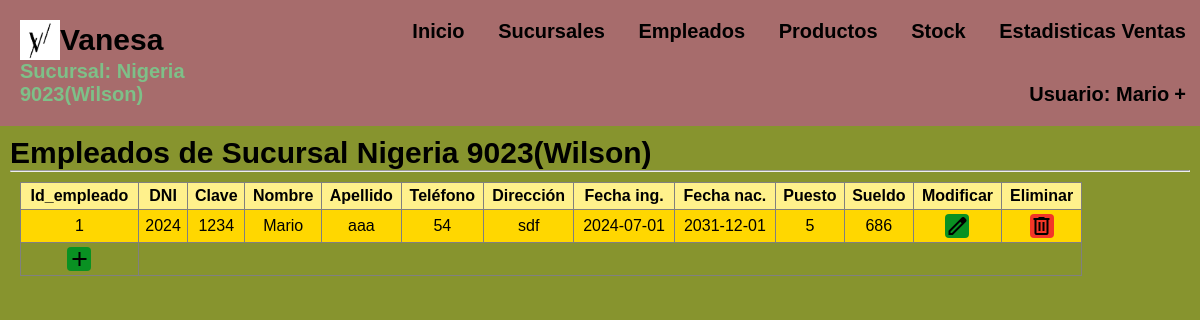
/Vistas/view_empleados.php (signed in), run on the app's committed database.
### tables this page shows
CREATE TABLE `infosucursal` (
  `id` int(11) NOT NULL,
  `nombre` varchar(30) NOT NULL,
  `logo` text NOT NULL,
  `bg_color` varchar(10) NOT NULL,
  `header_color` varchar(10) NOT NULL,
  `table_color` varchar(10) NOT NULL,
  `font` varchar(10) NOT NULL,
  `btn` varchar(10) NOT NULL,
  `aside` varchar(10) NOT NULL,
  `aside_btn` varchar(10) NOT NULL
);

CREATE TABLE `empleados` (
  `id_empleado` int(11) NOT NULL,
  `DNI` varchar(10) NOT NULL,
  `Clave` varchar(15) NOT NULL,
  `Nombre` text NOT NULL,
  `Apellido` text NOT NULL,
  `Telefono` varchar(12) NOT NULL,
  `Direccion` text NOT NULL,
  `Ingreso` date NOT NULL,
  `Fnac` varchar(15) NOT NULL,
  `Puesto` varchar(30) NOT NULL,
  `Sueldo` varchar(20) NOT NULL,
  `Cod_sucursal` int(11) NOT NULL
);

### Modelos/consultas.php (called while the page is built, shortened)
<?php
	function getEmpleados($one=" "){
		require'../Modelos/conexion.php';
		$consulta = $conexion->prepare("SELECT * FROM empleados $one");
		$consulta->execute();
		$datos = $consulta->fetchAll(PDO::FETCH_ASSOC);
		return $datos;
	}
	function view_tabla($nombre){
		require'../Modelos/conexion.php';
		$consulta = $conexion->prepare("SELECT * FROM $nombre");
		$consulta->execute();
		$datos = $consulta->fetchAll(PDO::FETCH_ASSOC);
		return $datos;
	}
?>

### Vistas/view_empleados.php (the view, shortened to what this page needs)
<?php
    include 'header.php';
?>
<!DOCTYPE html>
<html>
<head>
</head>
    <link rel="stylesheet" href="styles/style.css"/>
	<body>
		<section >
			<h2>Empleados de Sucursal <?= $_SESSION['sucursal'] ?></h2>
			<hr>
		<?php
			$sucursal=$_SESSION['Cod_sucursal'];
			echo"<table id='table'border='1' style='margin:10px ;width:90%'><thead><th>Id_empleado</th><th>DNI</th><th>Clave</th><th>Nombre</th><th>Apellido</th><th>Teléfono</th><th>Dirección</th><th>Fecha ing.</th><th>Fecha nac.</th><th>Puesto</th><th>Sueldo</th><th>Modificar</th><th>Eliminar</th></thead><tbody>";
			$datos=getEmpleados("WHERE Cod_sucursal='".$sucursal."'");
			if(empty($datos)){
				echo'<tr><td><a><span class="material-symbols-outlined" onclick="add('.$sucursal.')">add</span></a></td></tr>';
				echo'<script type="text/javascript">
						Swal.fire({
							icon: "question",
							title: "No hay empleados registrados",
							text: "Desea ingresar uno?",
							footer: "",
						}).then((result) => {
		    			if (result.isConfirmed) {
							add('.$sucursal.')
						}});
					</script>';
			}
			else{
				$c=0;
				foreach($datos as $elemento){
					$c++;
					if($c%2==0){
						echo"<tr class='gray'>";
					}
					else{
						echo"<tr style='background-color: gold;'>";
					}
					echo"<td>".$elemento['id_empleado']."</td><td>".$elemento['DNI']."</td><td>".$elemento['Clave']."</td><td>".$elemento['Nombre']."</td><td>".$elemento['Apellido']."</td><td>".$elemento['Telefono']."</td><td>".$elemento['Direccion']."</td><td>".$elemento['Ingreso']."</td><td>".$elemento['Fnac']."</td><td>".$elemento['Puesto']."</td><td>".$elemento['Sueldo']."</td>";
					echo'<td><a href="view_empleados.php?mod=true&codigo='.$elemento['id_empleado'].'"><span class="material-symbols-outlined" >edit</span></a></td>
		                                    <td><span onclick="eliminar('.$elemento['id_empleado'].')" class="material-symbols-outlined" style="background-color: #F33627">delete</span></td></tr>';
				}
				echo'<tr><td><a><span class="material-symbols-outlined" onclick="add('.$sucursal.')">add</span></a></td></tr></tbody></table>';
			}
		?>
		</section>
	</body>
</html>

### Vistas/header.php (shortened to what this page needs)
<?php
if(!isset($_SESSION['usuario'])){
  header("location:../index.php");
}
else{
    include_once '../Modelos/consultas.php'; $info=view_tabla('infosucursal');
    ?>
      <link rel="stylesheet" type="text/css" href="styles/style.css">
  <nav id='menu' data-bg="<?= $_SESSION['bg'] ?>" data-header="<?= $_SESSION['header'] ?>" data-th="<?= $_SESSION['th'] ?>" data-font="<?= $_SESSION['font'] ?>" data-btn="<?= $_SESSION['btn'] ?>" data-aside="<?= $_SESSION['aside'] ?>" data-aside_btn="<?= $_SESSION['aside_btn'] ?>"">
    <div style="display: flex;margin-left: 20px;width: 30%;flex-direction: column;">
      <div style="display: flex;align-items: center;">
        <img src="./imgs/logo.png" width="40" height="40" >
        <h2 style="margin:0"><?= $info[0]['nombre'] ?></h2>
      </div>
      <h4 style="color: #7ec088;"><?= isset($_SESSION['sucursal']) ? 'Sucursal: '.$_SESSION['sucursal'] : ''; ?></h4>
    </div>
    <ul>
      <li><a href='select.php'>Inicio</a></li>
      <li><a href='view_sucursales.php'>Sucursales</a></li>
      <li><a href='view_empleados.php'>Empleados</a></li>
      <li><a href='view_productos.php'>Productos</a></li>
      <li><a href='infoStock.php'>Stock</a></li>
      <li><a href='estadisticas.php'>Estadisticas Ventas</a></li>
      <li><a class="dropdown-arrow">Usuario: <?= $_SESSION['usuario'] ?></a>
      </li>
    </ul>
  </nav>
<?php
  }
?>

### Vistas/styles/style.css (style rules this page uses)
* { margin: 0; box-sizing: border-box; }
:root { --header-color:#fff18c; --bg-color:#eeffdb; --table-th-color:#fff18c; --header-font-color:#7ec088; --font-color:black; --aside-color:black; --button-color:#71dbd2; --aside-button-color:#4464AD; }
body { font-family: Arial, sans-serif; background-color: var(--bg-color); font-weight: bold; font-size: 20px; }
section { padding: 10px; height: 90%; }
#table .material-symbols-outlined { cursor: pointer; border-radius: 4px; font-variation-settings: 'FILL' 0, 'wght' 400, 'GRAD' 0, 'opsz' 24 }
a { text-decoration: none; color: black; }
#table a .material-symbols-outlined { background:#099122 ; }
#table { border-collapse: collapse; text-align: center; }
#table th { padding: 4px; background: var(--table-th-color); color: var(--header-font-color); }
#table td { padding: 4px; }
td a { border-radius: 5px; }
#menu { position: sticky; top: 0px; display: flex; color: var(--header-font-color); align-items: center; background-color: var(--header-color); padding: 0; }
#menu h2 { display: flex; align-items: center; font-weight: 900; margin-left: 20px; gap:10px; }
#menu ul, #menu li { margin: 0 auto; padding: 0; list-style: none }
#menu ul { width: 100%; text-align: right; }
#menu li { display: inline-block; position: relative; }
#menu a { display: block; line-height: NaNpx; padding: 20px 14px; text-decoration: none; color: var(--header-font-color); font-size: <font style="vertical-align: inherit;"><font style="vertical-align: inherit;">16</font></font>px; }
#menu a.dropdown-arrow:after { content: "\002B"; margin-left: 5px; }
#menu > div:nth-child(1) > h4:nth-child(2) { color: #7ec088 !important; }

### data on the page
infosucursal: nombre "Vanesa"
empleados: id_empleado "1", DNI "2024", Clave "1234", Nombre "Mario", Apellido "aaa", Telefono "54", Direccion "sdf", Ingreso "2024-07-01", Fnac "2031-12-01", Puesto "5", Sueldo "686"

### other printed values
$_SESSION['sucursal'] "Nigeria 9023(Wilson)"
$_SESSION['usuario'] "Mario"
